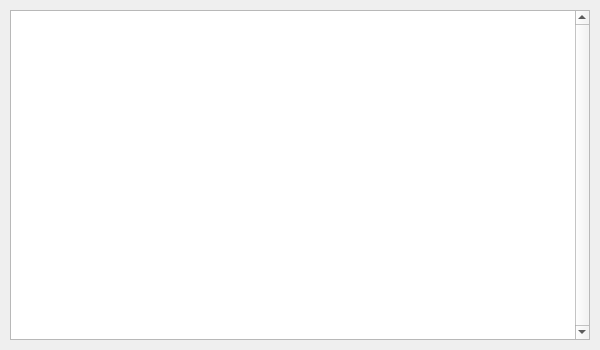
<?xml version="1.0" encoding="UTF-8"?>
<ui version="4.0">
 <class>QDebugLog</class>
 <widget class="QDialog" name="QDebugLog">
  <property name="geometry">
   <rect>
    <x>0</x>
    <y>0</y>
    <width>600</width>
    <height>350</height>
   </rect>
  </property>
  <property name="windowTitle">
   <string>Dialog</string>
  </property>
  <widget class="QTextBrowser" name="log">
   <property name="geometry">
    <rect>
     <x>10</x>
     <y>10</y>
     <width>580</width>
     <height>330</height>
    </rect>
   </property>
   <property name="verticalScrollBarPolicy">
    <enum>Qt::ScrollBarAlwaysOn</enum>
   </property>
  </widget>
 </widget>
 <resources/>
 <connections/>
</ui>
